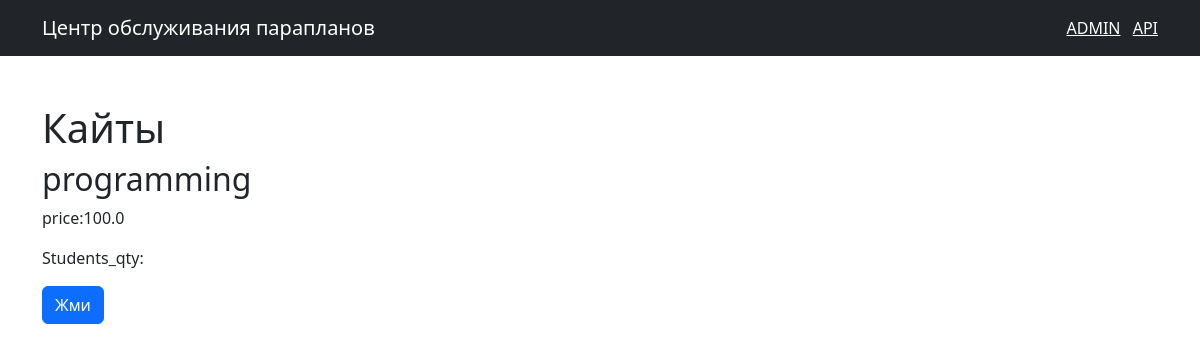
The page /2 on the database as committed earlier.
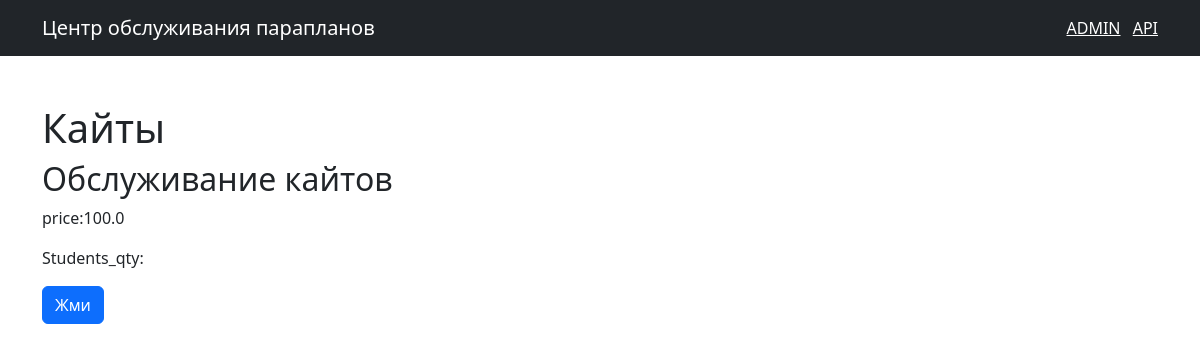
The same page on the database as committed later.
### shop/models.py (models this page shows, shortened)
class Course(models.Model):
    title = models.CharField(max_length=255)
    price = models.FloatField()
    students_qty = models.IntegerField()
    reviews_qty = models.IntegerField()
    category = models.ForeignKey(Category, on_delete=models.CASCADE)
    created_at = models.DateTimeField(default=timezone.now)

class Category(models.Model):
    title = models.CharField(max_length=300)
    created_at = models.DateTimeField(default=timezone.now)
    def __str__(self):
        return self.title

### shop/views.py (the view)
# urls.py: path('<int:course_id>', views.single_course, name='single_course'),
def single_course(request, course_id):
    course = get_object_or_404(Course, pk=course_id)
    return render(request, 'shop/single_course.html', {'course': course})

### templates/shop/single_course.html (shortened to what this page needs)
{% extends 'base.html' %}
{% block content %}
<h1 class="mt-5"> {{ course.title }} </h1>
<h2> {{ course.category }}</h2>
<p> price:{{ course.price }} </p>
<p> Students_qty:{{ course.students.qty }} </p>
<button class="btn btn-primary">Жми</button>
{% endblock %}

Rows that differ between the two databases and show on the page:
changed Course "Кайты": category "programming" → "Обслуживание кайтов"
